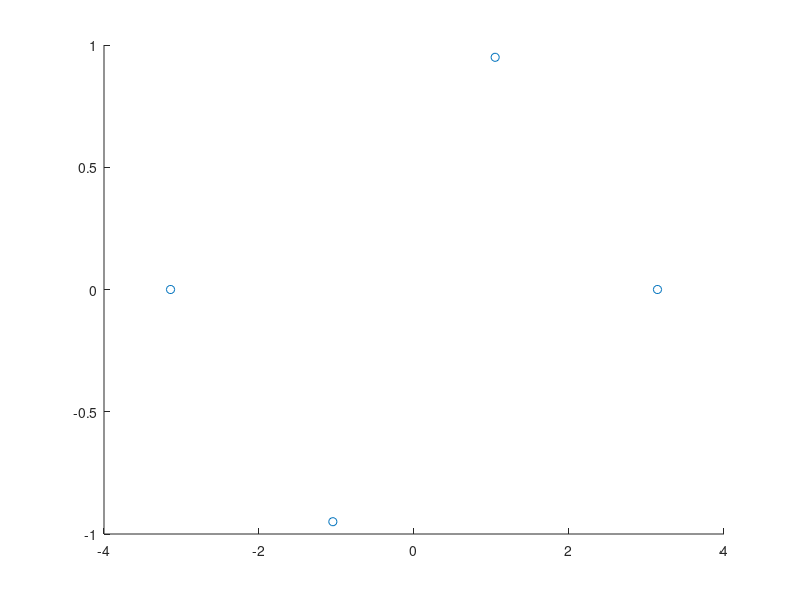

Write MATLAB code to recreate this figure. (Note: this script raises an error after producing the figure.)
% Aproksimirati funkciju f(x) = x^2*sin(x) polinomom 3. stepena na intervalu [-pi, pi].
f = @(x) x.^2 .* sin(x);
a = -pi;
b = pi;
% Odabrati i nacrtati potreban broj tacaka funkcije f(x) za aproksimaciju polinomom 3. stepena.
x = linspace(a, b, 4);
fX = f(x);
scatter(x, fX); hold on

% Lagran�ovom interpolacijom naci polinom koj zadovoljava odabrane tacke i nacrtati ga.
p = lagrangeInterp(x, fX);
x = linspace(a, b, 100);

% Nacrtati funkciju f(x) na intervalu.
plot(x, f(x), 'blue');
plot(x, polyval(p, x), 'red');
legend('tacke', 'f(x)', 'polynomial'); hold off